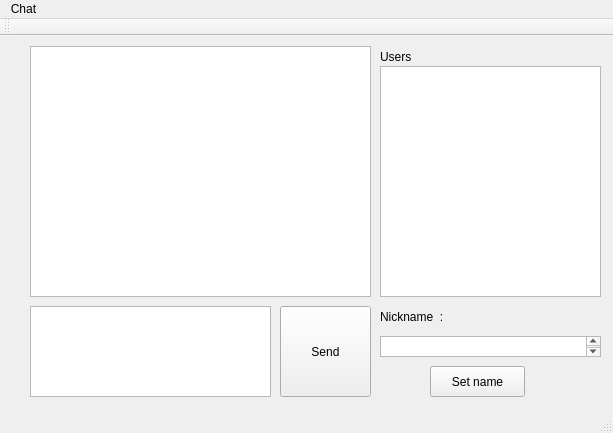
<?xml version="1.0" encoding="UTF-8"?>
<ui version="4.0">
 <class>MainWindow</class>
 <widget class="QMainWindow" name="MainWindow">
  <property name="geometry">
   <rect>
    <x>0</x>
    <y>0</y>
    <width>613</width>
    <height>433</height>
   </rect>
  </property>
  <property name="windowTitle">
   <string>MainWindow</string>
  </property>
  <widget class="QWidget" name="centralWidget">
   <widget class="QPushButton" name="pushButton">
    <property name="geometry">
     <rect>
      <x>280</x>
      <y>270</y>
      <width>91</width>
      <height>91</height>
     </rect>
    </property>
    <property name="text">
     <string>Send</string>
    </property>
   </widget>
   <widget class="QTextEdit" name="textEdit">
    <property name="geometry">
     <rect>
      <x>30</x>
      <y>270</y>
      <width>241</width>
      <height>91</height>
     </rect>
    </property>
   </widget>
   <widget class="QTextBrowser" name="textBrowser">
    <property name="geometry">
     <rect>
      <x>30</x>
      <y>10</y>
      <width>341</width>
      <height>251</height>
     </rect>
    </property>
   </widget>
   <widget class="QTextBrowser" name="textBrowser_2">
    <property name="geometry">
     <rect>
      <x>380</x>
      <y>30</y>
      <width>221</width>
      <height>231</height>
     </rect>
    </property>
   </widget>
   <widget class="QLabel" name="label">
    <property name="geometry">
     <rect>
      <x>380</x>
      <y>10</y>
      <width>221</width>
      <height>21</height>
     </rect>
    </property>
    <property name="text">
     <string>Users</string>
    </property>
   </widget>
   <widget class="QTextEdit" name="textEdit_2">
    <property name="geometry">
     <rect>
      <x>380</x>
      <y>300</y>
      <width>221</width>
      <height>21</height>
     </rect>
    </property>
   </widget>
   <widget class="QLabel" name="label_2">
    <property name="geometry">
     <rect>
      <x>380</x>
      <y>270</y>
      <width>81</width>
      <height>21</height>
     </rect>
    </property>
    <property name="text">
     <string>Nickname  :</string>
    </property>
   </widget>
   <widget class="QLabel" name="label_3">
    <property name="geometry">
     <rect>
      <x>470</x>
      <y>270</y>
      <width>67</width>
      <height>21</height>
     </rect>
    </property>
    <property name="text">
     <string/>
    </property>
   </widget>
   <widget class="QPushButton" name="pushButton_2">
    <property name="geometry">
     <rect>
      <x>430</x>
      <y>330</y>
      <width>95</width>
      <height>31</height>
     </rect>
    </property>
    <property name="text">
     <string>Set name</string>
    </property>
   </widget>
  </widget>
  <widget class="QMenuBar" name="menuBar">
   <property name="geometry">
    <rect>
     <x>0</x>
     <y>0</y>
     <width>613</width>
     <height>27</height>
    </rect>
   </property>
   <widget class="QMenu" name="menuChat">
    <property name="title">
     <string>Chat</string>
    </property>
   </widget>
   <addaction name="menuChat"/>
  </widget>
  <widget class="QToolBar" name="mainToolBar">
   <attribute name="toolBarArea">
    <enum>TopToolBarArea</enum>
   </attribute>
   <attribute name="toolBarBreak">
    <bool>false</bool>
   </attribute>
  </widget>
  <widget class="QStatusBar" name="statusBar"/>
 </widget>
 <layoutdefault spacing="6" margin="11"/>
 <resources/>
 <connections/>
</ui>
